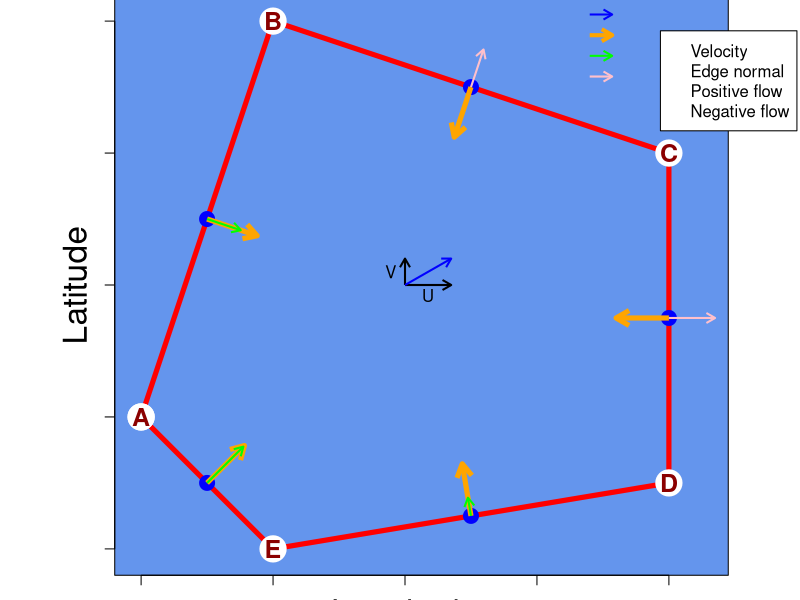
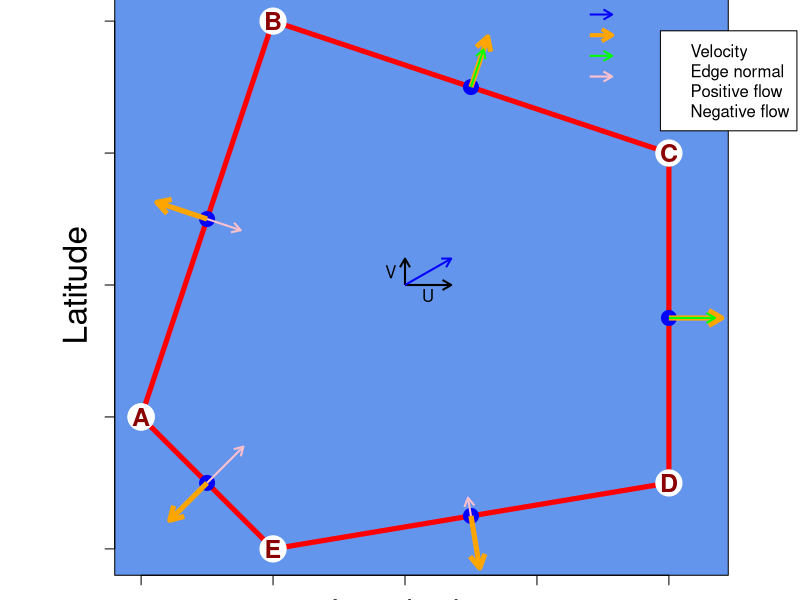

The R source for these figures, in order:
#Demo of angle calculation

#Set vertices
A=c(1,2)
B=c(2,5)
C=c(5,4)
D=c(5,1.5)
E=c(2,1)
#build dataframe of vertices
df=data.frame(
  Lon=c(A[1],B[1],C[1],D[1],E[1],A[1]),
  Lat=c(A[2],B[2],C[2],D[2],E[2],A[2]),
  txt=c("A","B","C","D","E","")
)


#Velocity
U=0.35   #m/s
V=0.2 #m/s
dUV=sqrt(U^2+V^2)
Cen=c(3,3) #Start of Vel arrow
#Compute Vel arrow
beta=atan2(V,U)
Xv=Cen[1]+dUV*cos(beta)
Yv=Cen[2]+dUV*sin(beta)




png(filename="Scripts/Currents/Demos/Get_Angles_and_UV_CW.png",width=2000,height=2000,res=300)
par(mai=c(0.3,0.6,0,0.5),lend=1,xpd=T)

d=0.4 #Arbitrary length of arrows
plot(NA, xlim=range(df[,1]),ylim=range(df[,2]),xlab="",ylab="",asp=1,axes=F)
rect(xleft=min(df$Lon)-0.2,ybottom=min(df$Lat)-0.2,xright=max(df$Lon)+0.45,ytop=max(df$Lat)+0.2,col="cornflowerblue")
axis(1,pos=min(df$Lat)-0.2,labels = F)
axis(2,pos=min(df$Lon)-0.2,labels = F)
text(3,0.5,"Longitude",cex=2)
text(0.5,3,"Latitude",srt=90,cex=2)

#Plot velocity
arrows(x0=Cen[1],y0=Cen[1],x1=Cen[1]+U,y1=Cen[2],col="black",length = 0.1,lwd=2)
arrows(x0=Cen[1],y0=Cen[1],x1=Cen[1],y1=Cen[2]+V,col="black",length = 0.1,lwd=2)
arrows(x0=Cen[1],y0=Cen[1],x1=Xv,y1=Yv,col="blue",length = 0.1,lwd=2)
text(Cen[1]+U/2,Cen[2],"U",adj=c(0.5,1.3))
text(Cen[1],Cen[2]+V/2,"V",adj=c(1.8,0.5))

# For each polygon edge, get its centre and draw a perpenticular arrow
for(v in seq(1,nrow(df)-1)){
  #Get P1 and P2 (start and end vertices for a given edge)
  P1=c(df$Lon[v],df$Lat[v])
  P2=c(df$Lon[v+1],df$Lat[v+1])
  #compute edge centre
  Pc=c(mean(c(P1[1],P2[1])),mean(c(P1[2],P2[2])))
  #plot edge in red and its centre in blue
  segments(x0=P1[1],y0=P1[2],x1=P2[1],y1=P2[2],col="red",lwd=5)
  points(Pc[1],Pc[2],cex=2,col="blue",pch=21,bg="blue")
  #Compute angle of edge, relative to longitudes
  Theta=atan2(P2[2]-P1[2],P2[1]-P1[1])
  #remove pi/2 from Theta to get the perpendicular
  Alpha=Theta-pi/2
  #Compute new point as
  #perpendicular to edge (or at a Theta-pi/2 angle from the axis of longitudes)
  #and at a d distance away from it
  Xp=Pc[1]+d*cos(Alpha)
  Yp=Pc[2]+d*sin(Alpha)
  Pnew=c(Xp,Yp)
  #Plot orange arrow from edge centre to new point
  arrows(x0=Pc[1],y0=Pc[2],x1=Pnew[1],y1=Pnew[2],col="orange",length = 0.15,lwd=5)
  #Add projection of velocity
  Pmag=dUV*cos(Alpha-beta)
  if(Pmag>0){
    arrows(x0=Pc[1],y0=Pc[2],x1=Pc[1]+Pmag*cos(Alpha),y1=Pc[2]+Pmag*sin(Alpha),col="green",length = 0.1,lwd=2)
  }else{
    arrows(x0=Pc[1],y0=Pc[2],x1=Pc[1]+Pmag*cos(Alpha),y1=Pc[2]+Pmag*sin(Alpha),col="pink",length = 0.1,lwd=2)
  }
}
#Label vertices
points(df$Lon,df$Lat,pch=21,col="white",bg="white",cex=3.5)
text(df$Lon,df$Lat,df$txt,col="darkred",font=2,cex=1.5)

#legend
legend("topright",
       legend=c("Velocity","Edge normal","Positive flow","Negative flow"),
       inset=c(-0.068,0.054))
#Legend arrows
Xa=4.4
Xl=0.17
Ya=seq(5.05,4.58,length.out=4)
arrows(x0=Xa,y0=Ya[1],x1=Xa+Xl,y1=Ya[1],col="blue",length = 0.1,lwd=2)
arrows(x0=Xa,y0=Ya[2],x1=Xa+Xl,y1=Ya[2],col="orange",length = 0.12,lwd=4)
arrows(x0=Xa,y0=Ya[3],x1=Xa+Xl,y1=Ya[3],col="green",length = 0.1,lwd=2)
arrows(x0=Xa,y0=Ya[4],x1=Xa+Xl,y1=Ya[4],col="pink",length = 0.1,lwd=2)

dev.off()



df=df[(seq(nrow(df),1,by=-1)),] #flip vertices order to go counterclockwise



png(filename="Scripts/Currents/Demos/Get_Angles_and_UV_CCW.png",width=2000,height=2000,res=300)
par(mai=c(0.3,0.6,0,0.5),lend=1,xpd=T)

d=0.4 #Arbitrary length of arrows
plot(NA, xlim=range(df[,1]),ylim=range(df[,2]),xlab="",ylab="",asp=1,axes=F)
rect(xleft=min(df$Lon)-0.2,ybottom=min(df$Lat)-0.2,xright=max(df$Lon)+0.45,ytop=max(df$Lat)+0.2,col="cornflowerblue")
axis(1,pos=min(df$Lat)-0.2,labels = F)
axis(2,pos=min(df$Lon)-0.2,labels = F)
text(3,0.5,"Longitude",cex=2)
text(0.5,3,"Latitude",srt=90,cex=2)

#Plot velocity
arrows(x0=Cen[1],y0=Cen[1],x1=Cen[1]+U,y1=Cen[2],col="black",length = 0.1,lwd=2)
arrows(x0=Cen[1],y0=Cen[1],x1=Cen[1],y1=Cen[2]+V,col="black",length = 0.1,lwd=2)
arrows(x0=Cen[1],y0=Cen[1],x1=Xv,y1=Yv,col="blue",length = 0.1,lwd=2)
text(Cen[1]+U/2,Cen[2],"U",adj=c(0.5,1.3))
text(Cen[1],Cen[2]+V/2,"V",adj=c(1.8,0.5))

# For each polygon edge, get its centre and draw a perpenticular arrow
for(v in seq(1,nrow(df)-1)){
  #Get P1 and P2 (start and end vertices for a given edge)
  P1=c(df$Lon[v],df$Lat[v])
  P2=c(df$Lon[v+1],df$Lat[v+1])
  #compute edge centre
  Pc=c(mean(c(P1[1],P2[1])),mean(c(P1[2],P2[2])))
  #plot edge in red and its centre in blue
  segments(x0=P1[1],y0=P1[2],x1=P2[1],y1=P2[2],col="red",lwd=5)
  points(Pc[1],Pc[2],cex=2,col="blue",pch=21,bg="blue")
  #Compute angle of edge, relative to longitudes
  Theta=atan2(P2[2]-P1[2],P2[1]-P1[1])
  #remove pi/2 from Theta to get the perpendicular
  Alpha=Theta-pi/2
  #Compute new point as
  #perpendicular to edge (or at a Theta-pi/2 angle from the axis of longitudes)
  #and at a d distance away from it
  Xp=Pc[1]+d*cos(Alpha)
  Yp=Pc[2]+d*sin(Alpha)
  Pnew=c(Xp,Yp)
  #Plot orange arrow from edge centre to new point
  arrows(x0=Pc[1],y0=Pc[2],x1=Pnew[1],y1=Pnew[2],col="orange",length = 0.15,lwd=5)
  #Add projection of velocity
  Pmag=dUV*cos(Alpha-beta)
  if(Pmag>0){
    arrows(x0=Pc[1],y0=Pc[2],x1=Pc[1]+Pmag*cos(Alpha),y1=Pc[2]+Pmag*sin(Alpha),col="green",length = 0.1,lwd=2)
  }else{
    arrows(x0=Pc[1],y0=Pc[2],x1=Pc[1]+Pmag*cos(Alpha),y1=Pc[2]+Pmag*sin(Alpha),col="pink",length = 0.1,lwd=2)
  }
}
#Label vertices
points(df$Lon,df$Lat,pch=21,col="white",bg="white",cex=3.5)
text(df$Lon,df$Lat,df$txt,col="darkred",font=2,cex=1.5)
#legend
legend("topright",
       legend=c("Velocity","Edge normal","Positive flow","Negative flow"),
       inset=c(-0.068,0.054))
#Legend arrows
Xa=4.4
Xl=0.17
Ya=seq(5.05,4.58,length.out=4)
arrows(x0=Xa,y0=Ya[1],x1=Xa+Xl,y1=Ya[1],col="blue",length = 0.1,lwd=2)
arrows(x0=Xa,y0=Ya[2],x1=Xa+Xl,y1=Ya[2],col="orange",length = 0.12,lwd=4)
arrows(x0=Xa,y0=Ya[3],x1=Xa+Xl,y1=Ya[3],col="green",length = 0.1,lwd=2)
arrows(x0=Xa,y0=Ya[4],x1=Xa+Xl,y1=Ya[4],col="pink",length = 0.1,lwd=2)

dev.off()
